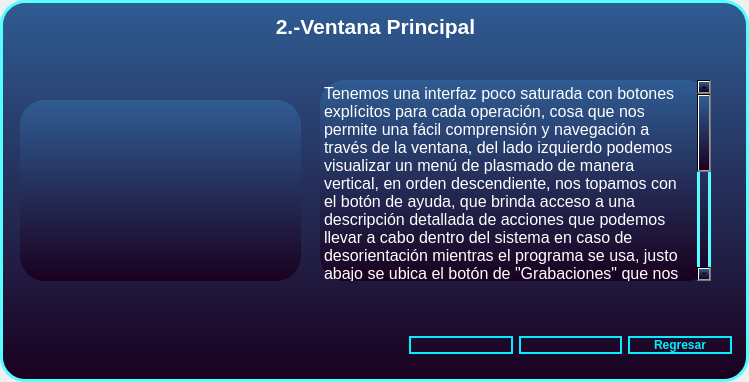
<?xml version="1.0" encoding="UTF-8"?>
<ui version="4.0">
 <class>Form</class>
 <widget class="QWidget" name="Form">
  <property name="geometry">
   <rect>
    <x>0</x>
    <y>0</y>
    <width>749</width>
    <height>382</height>
   </rect>
  </property>
  <property name="minimumSize">
   <size>
    <width>749</width>
    <height>382</height>
   </size>
  </property>
  <property name="maximumSize">
   <size>
    <width>749</width>
    <height>382</height>
   </size>
  </property>
  <property name="windowTitle">
   <string>Form</string>
  </property>
  <layout class="QHBoxLayout" name="horizontalLayout">
   <property name="spacing">
    <number>0</number>
   </property>
   <property name="leftMargin">
    <number>0</number>
   </property>
   <property name="topMargin">
    <number>0</number>
   </property>
   <property name="rightMargin">
    <number>0</number>
   </property>
   <property name="bottomMargin">
    <number>0</number>
   </property>
   <item>
    <widget class="QFrame" name="frame">
     <property name="minimumSize">
      <size>
       <width>749</width>
       <height>382</height>
      </size>
     </property>
     <property name="maximumSize">
      <size>
       <width>749</width>
       <height>382</height>
      </size>
     </property>
     <property name="styleSheet">
      <string notr="true">background-color: qlineargradient(spread:pad, x1:0, y1:0, x2:0, y2:1, stop:0 rgba(47, 92, 147, 255), stop:1 rgba(26, 0, 31, 255));
border-style: solid;
border-width: 3px;
border-color: rgb(85, 255, 255);
border-radius: 25;</string>
     </property>
     <property name="frameShape">
      <enum>QFrame::StyledPanel</enum>
     </property>
     <property name="frameShadow">
      <enum>QFrame::Raised</enum>
     </property>
     <widget class="QLabel" name="label">
      <property name="geometry">
       <rect>
        <x>20</x>
        <y>100</y>
        <width>281</width>
        <height>181</height>
       </rect>
      </property>
      <property name="styleSheet">
       <string notr="true">border: none;</string>
      </property>
      <property name="text">
       <string/>
      </property>
      <property name="pixmap">
       <pixmap>../../Documents/4 mdn.png</pixmap>
      </property>
      <property name="scaledContents">
       <bool>true</bool>
      </property>
     </widget>
     <widget class="QFrame" name="btn_anterior2">
      <property name="geometry">
       <rect>
        <x>400</x>
        <y>320</y>
        <width>341</width>
        <height>51</height>
       </rect>
      </property>
      <property name="styleSheet">
       <string notr="true">QPushButton{
border-color: rgba(3, 239, 254, 1);
border-style: solid;
border-radius: 10;
border-width: 2px;
background-color: rgba(170, 169, 162, 0);
font:75 9pt &quot;Myanmar Text&quot;;
font: bold;
color: rgb(3,239,254);
}

QPushButton:hover{
background-color:rgba(3, 239, 254, 0.4);
font:75 10pt &quot;Myanmar Text&quot;;
font: bold;
color: rgb(3,239,254);
}
QFrame{
background-color: rgba(170, 169, 162, 0);
border: none;
}</string>
      </property>
      <property name="frameShape">
       <enum>QFrame::StyledPanel</enum>
      </property>
      <property name="frameShadow">
       <enum>QFrame::Raised</enum>
      </property>
      <layout class="QHBoxLayout" name="horizontalLayout_2">
       <item>
        <widget class="QPushButton" name="btn_volver1">
         <property name="text">
          <string/>
         </property>
         <property name="icon">
          <iconset>
           <normaloff>../../Downloads/flecha-izquierda.png</normaloff>../../Downloads/flecha-izquierda.png</iconset>
         </property>
         <property name="iconSize">
          <size>
           <width>20</width>
           <height>20</height>
          </size>
         </property>
        </widget>
       </item>
       <item>
        <widget class="QPushButton" name="btn_siguiente2">
         <property name="text">
          <string/>
         </property>
         <property name="icon">
          <iconset>
           <normaloff>../../Downloads/flecha-correcta.png</normaloff>../../Downloads/flecha-correcta.png</iconset>
         </property>
         <property name="iconSize">
          <size>
           <width>20</width>
           <height>20</height>
          </size>
         </property>
        </widget>
       </item>
       <item>
        <widget class="QPushButton" name="btn_cerrarAyuda">
         <property name="text">
          <string>Regresar</string>
         </property>
         <property name="icon">
          <iconset>
           <normaloff>../../Downloads/regresar.png</normaloff>../../Downloads/regresar.png</iconset>
         </property>
        </widget>
       </item>
      </layout>
     </widget>
     <widget class="QTextBrowser" name="textBrowser">
      <property name="geometry">
       <rect>
        <x>0</x>
        <y>10</y>
        <width>751</width>
        <height>41</height>
       </rect>
      </property>
      <property name="styleSheet">
       <string notr="true">background-color: rgb(0,0,0,0);
border: none;</string>
      </property>
      <property name="html">
       <string>&lt;!DOCTYPE HTML PUBLIC &quot;-//W3C//DTD HTML 4.0//EN&quot; &quot;http://www.w3.org/TR/REC-html40/strict.dtd&quot;&gt;
&lt;html&gt;&lt;head&gt;&lt;meta name=&quot;qrichtext&quot; content=&quot;1&quot; /&gt;&lt;style type=&quot;text/css&quot;&gt;
p, li { white-space: pre-wrap; }
&lt;/style&gt;&lt;/head&gt;&lt;body style=&quot; font-family:'MS Shell Dlg 2'; font-size:8.25pt; font-weight:400; font-style:normal;&quot;&gt;
&lt;p align=&quot;center&quot; style=&quot; margin-top:0px; margin-bottom:0px; margin-left:0px; margin-right:0px; -qt-block-indent:0; text-indent:0px;&quot;&gt;&lt;span style=&quot; font-size:16pt; font-weight:600; color:#ffffff;&quot;&gt;2.-Ventana Principal&lt;/span&gt;&lt;/p&gt;&lt;/body&gt;&lt;/html&gt;</string>
      </property>
     </widget>
     <widget class="QTextBrowser" name="textBrowser_2">
      <property name="geometry">
       <rect>
        <x>320</x>
        <y>80</y>
        <width>391</width>
        <height>201</height>
       </rect>
      </property>
      <property name="styleSheet">
       <string notr="true">color: white;
border: none;</string>
      </property>
      <property name="html">
       <string>&lt;!DOCTYPE HTML PUBLIC &quot;-//W3C//DTD HTML 4.0//EN&quot; &quot;http://www.w3.org/TR/REC-html40/strict.dtd&quot;&gt;
&lt;html&gt;&lt;head&gt;&lt;meta name=&quot;qrichtext&quot; content=&quot;1&quot; /&gt;&lt;style type=&quot;text/css&quot;&gt;
p, li { white-space: pre-wrap; }
&lt;/style&gt;&lt;/head&gt;&lt;body style=&quot; font-family:'MS Shell Dlg 2'; font-size:8.25pt; font-weight:400; font-style:normal;&quot;&gt;
&lt;p style=&quot; margin-top:0px; margin-bottom:0px; margin-left:0px; margin-right:0px; -qt-block-indent:0; text-indent:0px;&quot;&gt;&lt;span style=&quot; font-size:12pt;&quot;&gt;Tenemos una interfaz poco saturada con botones explícitos para cada operación, cosa que nos permite una fácil comprensión y navegación a través de la ventana, del lado izquierdo podemos visualizar un menú de plasmado de manera vertical, en orden descendiente, nos topamos con el botón de ayuda, que brinda acceso a una descripción detallada de acciones que podemos llevar a cabo dentro del sistema en caso de desorientación mientras el programa se usa, justo abajo se ubica el botón de &amp;quot;Grabaciones&amp;quot; que nos dará acceso a la carpeta donde se encuentran las tomas de video que se han llevado a cabo por la cámara, en última instancia, el botón de &amp;quot;Cerrar sesión&amp;quot;, finalizará nuestra intervención en el sistema y nos lleva justo a la ventana de inicio de sesión.&lt;/span&gt;&lt;/p&gt;
&lt;p style=&quot; margin-top:0px; margin-bottom:0px; margin-left:0px; margin-right:0px; -qt-block-indent:0; text-indent:0px;&quot;&gt;&lt;span style=&quot; font-size:12pt;&quot;&gt;  En la parte inferior de la interfaz están los controles manuales de grabación de la cámara, de derecha a izquierda se ubican el botón de &amp;quot;Inicio de grabación&amp;quot;,&amp;quot;Detener grabación&amp;quot; y &amp;quot;Tomar foto&amp;quot;, Justo arriba de estos, podremos observar en tiempo real la imagen que nos comparte la cámara de vigilancia.&lt;/span&gt;&lt;/p&gt;&lt;/body&gt;&lt;/html&gt;</string>
      </property>
     </widget>
    </widget>
   </item>
  </layout>
 </widget>
 <resources/>
 <connections/>
</ui>
